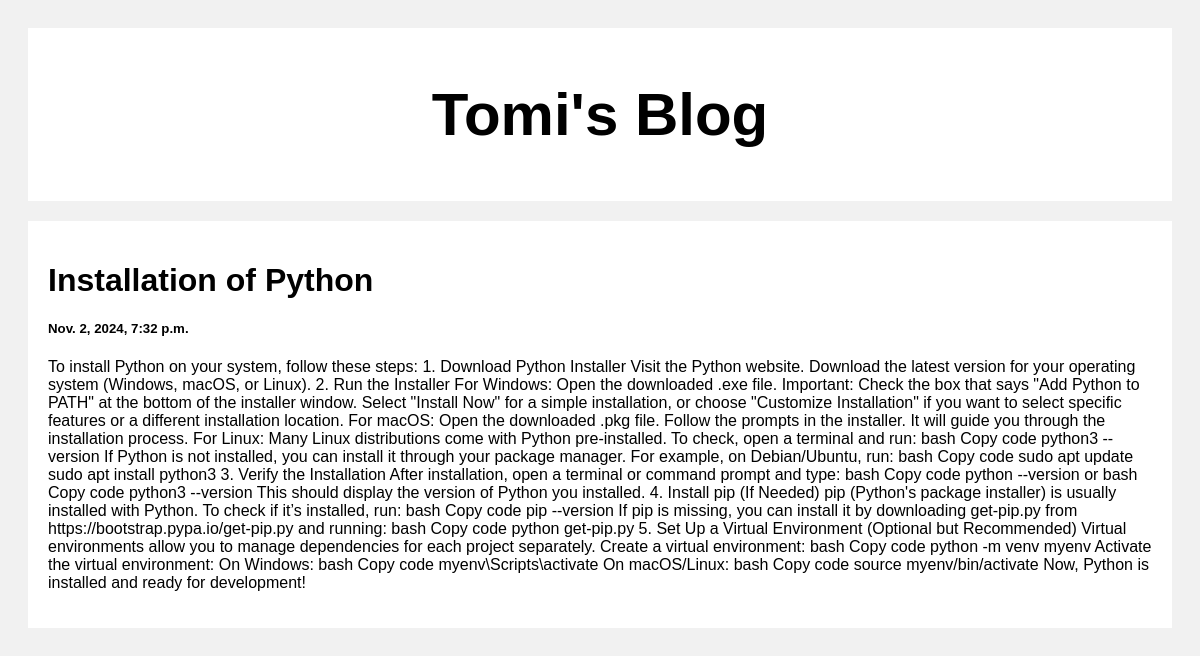
Screenshot of /post/3 with the database file from the repository.
### posts/models.py (models this page shows)
class Post(models.Model):
    title = models.CharField(max_length=100)
    body = models.CharField(max_length=1000000)
    created_at = models.DateTimeField(default = datetime.now, blank=True)

### posts/views.py (the view)
# urls.py: path('post/<str:pk>', views.post, name='posts')
def post(request, pk):
    posts = Post.objects.get(id=pk)
    return render(request, 'posts.html', {'posts':posts})

### templates/posts.html (shortened to what this page needs)
<!DOCTYPE html>
<html>
<head>
</head>
<body>
<div class="header">
  <h2>Tomi's Blog</h2>
</div>
<div class="row">
  <div class="leftcolumn">
    <div class="card">
        <h1>{{posts.title}}</h1>
        <h5>{{posts.created_at}}</h5>
        <p>{{posts.body}}</p>
    </div>
  </div>
</div>
</body>
</html>

### templates/posts.html (style rules this page uses)
* { box-sizing: border-box; }
body { font-family: Arial; padding: 20px; background: #f1f1f1; }
.header { padding: 2px; font-size: 40px; text-align: center; background: white; }
.leftcolumn { float: left; width: 100%; }
.card { background-color: white; padding: 20px; margin-top: 20px; }
.row:after { content: ""; display: table; clear: both; }

### rows the page displays
Post: title "Installation of Python", created_at "Nov. 2, 2024, 7:32 p.m.", body "To install Python on your system, follow these steps: 1. Download Python Installer Visit the Python website. Download the latest version for your operating system (Windows, macOS, or Linux). 2. Run the Installer For Windows: Open the downloaded .exe file. Important: Check the box that says \"Add Python to PATH\" at the bottom of the installer window. Select \"Install Now\" for a simple installation, or choose \"Customize Installation\" if you want to select specific features or a different installation location. For macOS: Open the downloaded .pkg file. Follow the prompts in the installer. It will guide you through the installation process. For Linux: Many Linux distributions come with Python…"
